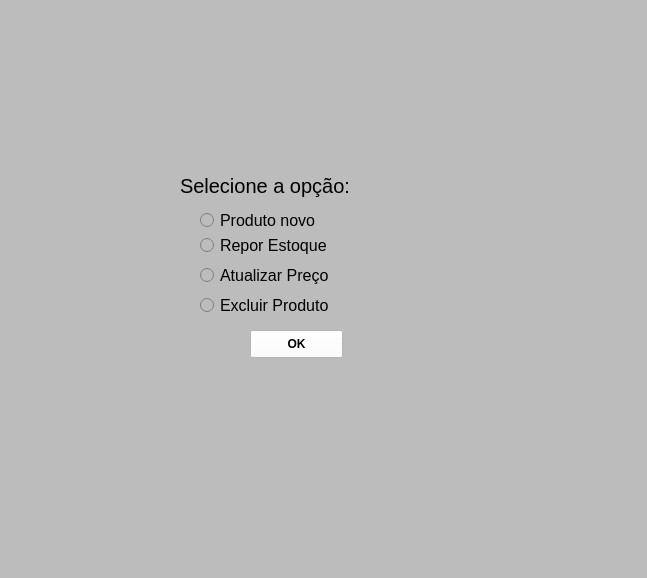
<?xml version="1.0" encoding="UTF-8"?>
<ui version="4.0">
 <class>MainWindow</class>
 <widget class="QMainWindow" name="MainWindow">
  <property name="geometry">
   <rect>
    <x>0</x>
    <y>0</y>
    <width>647</width>
    <height>578</height>
   </rect>
  </property>
  <property name="windowTitle">
   <string>MainWindow</string>
  </property>
  <property name="styleSheet">
   <string notr="true">background-color: rgb(188, 188, 188)</string>
  </property>
  <widget class="QWidget" name="centralwidget">
   <widget class="QLabel" name="label">
    <property name="geometry">
     <rect>
      <x>180</x>
      <y>170</y>
      <width>221</width>
      <height>31</height>
     </rect>
    </property>
    <property name="font">
     <font>
      <pointsize>15</pointsize>
     </font>
    </property>
    <property name="text">
     <string>Selecione a opção:</string>
    </property>
   </widget>
   <widget class="QRadioButton" name="op1">
    <property name="geometry">
     <rect>
      <x>200</x>
      <y>210</y>
      <width>191</width>
      <height>20</height>
     </rect>
    </property>
    <property name="font">
     <font>
      <pointsize>12</pointsize>
     </font>
    </property>
    <property name="text">
     <string>Produto novo</string>
    </property>
   </widget>
   <widget class="QRadioButton" name="op2">
    <property name="geometry">
     <rect>
      <x>200</x>
      <y>230</y>
      <width>191</width>
      <height>31</height>
     </rect>
    </property>
    <property name="font">
     <font>
      <pointsize>12</pointsize>
     </font>
    </property>
    <property name="text">
     <string>Repor Estoque</string>
    </property>
   </widget>
   <widget class="QPushButton" name="pushButton">
    <property name="geometry">
     <rect>
      <x>250</x>
      <y>330</y>
      <width>93</width>
      <height>28</height>
     </rect>
    </property>
    <property name="font">
     <font>
      <weight>75</weight>
      <bold>true</bold>
     </font>
    </property>
    <property name="styleSheet">
     <string notr="true">background-color: rgb(255, 255, 255)</string>
    </property>
    <property name="text">
     <string>OK</string>
    </property>
   </widget>
   <widget class="QRadioButton" name="op4">
    <property name="geometry">
     <rect>
      <x>200</x>
      <y>290</y>
      <width>191</width>
      <height>31</height>
     </rect>
    </property>
    <property name="font">
     <font>
      <pointsize>12</pointsize>
     </font>
    </property>
    <property name="text">
     <string>Excluir Produto</string>
    </property>
   </widget>
   <widget class="QRadioButton" name="op3">
    <property name="geometry">
     <rect>
      <x>200</x>
      <y>260</y>
      <width>191</width>
      <height>31</height>
     </rect>
    </property>
    <property name="font">
     <font>
      <pointsize>12</pointsize>
     </font>
    </property>
    <property name="text">
     <string>Atualizar Preço</string>
    </property>
   </widget>
  </widget>
  <widget class="QMenuBar" name="menubar">
   <property name="geometry">
    <rect>
     <x>0</x>
     <y>0</y>
     <width>647</width>
     <height>26</height>
    </rect>
   </property>
  </widget>
  <widget class="QStatusBar" name="statusbar"/>
 </widget>
 <resources/>
 <connections/>
</ui>
